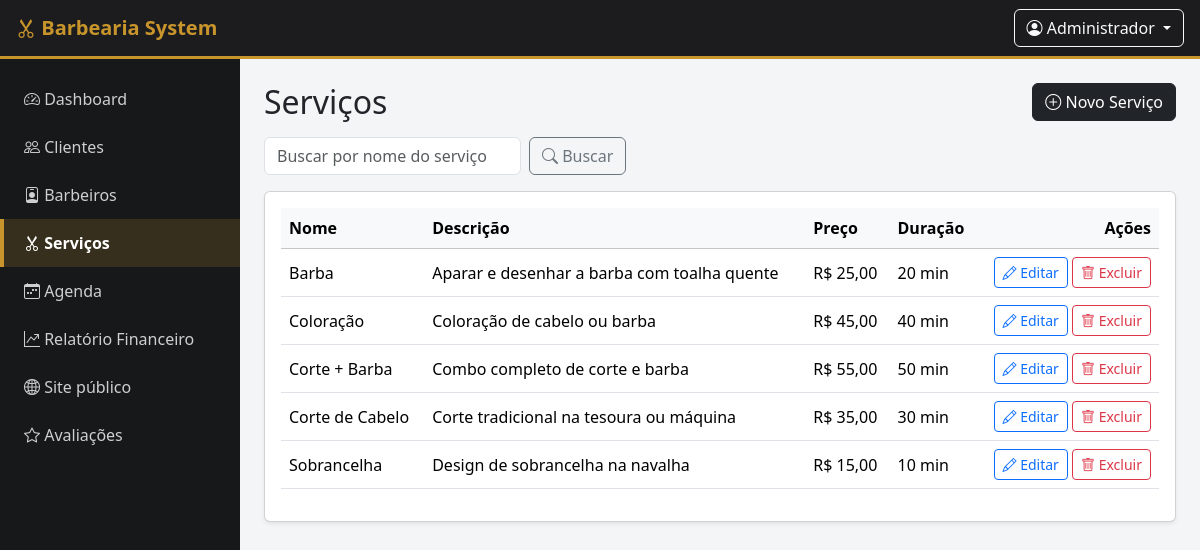
/servicos/listar.php (signed in), run on the app's committed database.
### tables this page shows
CREATE TABLE IF NOT EXISTS servicos (
    id INT AUTO_INCREMENT PRIMARY KEY,
    nome VARCHAR(100) NOT NULL,
    descricao TEXT,
    preco DECIMAL(10,2) NOT NULL,
    duracao_minutos INT NOT NULL DEFAULT 30,
    criado_em TIMESTAMP DEFAULT CURRENT_TIMESTAMP
);

### servicos/listar.php (the view, shortened to what this page needs)
<?php
require_once __DIR__ . '/../includes/auth.php';
$busca = trim($_GET['busca'] ?? '');
if ($busca !== '') {
    $termo = "%{$busca}%";
    $stmt = $pdo->prepare("SELECT * FROM servicos WHERE nome LIKE ? ORDER BY nome");
    $stmt->execute([$termo]);
} else {
    $stmt = $pdo->query("SELECT * FROM servicos ORDER BY nome");
}
$servicos = $stmt->fetchAll();
include __DIR__ . '/../includes/header.php';
include __DIR__ . '/../includes/sidebar.php';
?>
<div class="content">
    <div class="d-flex justify-content-between align-items-center mb-3 flex-wrap gap-2">
        <h2 class="mb-0">Serviços</h2>
        <a href="form.php" class="btn btn-dark">
            <i class="bi bi-plus-circle"></i> Novo Serviço
        </a>
    </div>
    <form class="row g-2 mb-3" method="get">
        <div class="col-auto">
            <input type="text" name="busca" class="form-control" placeholder="Buscar por nome do serviço"
                   value="<?= htmlspecialchars($busca) ?>">
        </div>
        <div class="col-auto">
            <button class="btn btn-outline-secondary" type="submit"><i class="bi bi-search"></i> Buscar</button>
        </div>
    </form>
    <div class="card shadow-sm">
        <div class="card-body">
            <div class="table-responsive">
                <table class="table table-hover align-middle">
                    <thead class="table-light">
                        <tr>
                            <th>Nome</th>
                            <th>Descrição</th>
                            <th>Preço</th>
                            <th>Duração</th>
                            <th class="text-end">Ações</th>
                        </tr>
                    </thead>
                    <tbody>
                        <?php foreach ($servicos as $s): ?>
                            <tr>
                                <td><?= htmlspecialchars($s['nome']) ?></td>
                                <td><?= htmlspecialchars($s['descricao'] ?: '-') ?></td>
                                <td>R$ <?= number_format($s['preco'], 2, ',', '.') ?></td>
                                <td><?= (int) $s['duracao_minutos'] ?> min</td>
                                <td class="text-end">
                                    <a href="form.php?id=<?= $s['id'] ?>" class="btn btn-sm btn-outline-primary">
                                        <i class="bi bi-pencil"></i> Editar
                                    </a>
                                    <a href="excluir.php?id=<?= $s['id'] ?>" class="btn btn-sm btn-outline-danger"
                                       onclick="return confirm('Deseja realmente excluir o serviço \'<?= htmlspecialchars(addslashes($s['nome'])) ?>\'? Esta ação não pode ser desfeita.');">
                                        <i class="bi bi-trash"></i> Excluir
                                    </a>
                                </td>
                            </tr>
                        <?php endforeach; ?>
                    </tbody>
                </table>
            </div>
        </div>
    </div>
</div>
<?php include __DIR__ . '/../includes/footer.php'; ?>

### includes/header.php (shortened to what this page needs)
<!DOCTYPE html>
<html lang="pt-br">
<head>
    <link href="https://cdn.jsdelivr.net/npm/bootstrap@5.3.3/dist/css/bootstrap.min.css" rel="stylesheet">
    <link rel="stylesheet" href="https://cdn.jsdelivr.net/npm/bootstrap-icons@1.11.3/font/bootstrap-icons.css">
    <link href="<?= BASE_URL ?>assets/css/style.css" rel="stylesheet">
</head>
<body>
<nav class="navbar navbar-dark topbar px-3">
    <a class="navbar-brand fw-bold" href="<?= BASE_URL ?>dashboard.php">
        <i class="bi bi-scissors"></i> Barbearia System
    </a>
    <div class="ms-auto dropdown">
        <button class="btn btn-outline-light dropdown-toggle" type="button" data-bs-toggle="dropdown">
            <i class="bi bi-person-circle"></i>
            <?= htmlspecialchars($_SESSION['usuario_nome'] ?? 'Usuário') ?>
        </button>
    </div>
</nav>
<div class="app-wrapper">

### includes/sidebar.php
<?php
$paginaAtual = basename($_SERVER['SCRIPT_NAME']);
$pastaAtual = basename(dirname($_SERVER['SCRIPT_NAME']));
function menuAtivo($pasta, $pastaAlvo) {
    return $pasta === $pastaAlvo ? 'active' : '';
}
?>
<aside class="sidebar" id="sidebar">
    <ul class="nav flex-column">
        <li class="nav-item">
            <a class="nav-link <?= $paginaAtual === 'dashboard.php' ? 'active' : '' ?>" href="<?= BASE_URL ?>dashboard.php">
                <i class="bi bi-speedometer2"></i> Dashboard
            </a>
        </li>
        <li class="nav-item">
            <a class="nav-link <?= menuAtivo($pastaAtual, 'clientes') ?>" href="<?= BASE_URL ?>clientes/listar.php">
                <i class="bi bi-people"></i> Clientes
            </a>
        </li>
        <li class="nav-item">
            <a class="nav-link <?= menuAtivo($pastaAtual, 'barbeiros') ?>" href="<?= BASE_URL ?>barbeiros/listar.php">
                <i class="bi bi-person-badge"></i> Barbeiros
            </a>
        </li>
        <li class="nav-item">
            <a class="nav-link <?= menuAtivo($pastaAtual, 'servicos') ?>" href="<?= BASE_URL ?>servicos/listar.php">
                <i class="bi bi-scissors"></i> Serviços
            </a>
        </li>
        <li class="nav-item">
            <a class="nav-link <?= menuAtivo($pastaAtual, 'agenda') ?>" href="<?= BASE_URL ?>agenda/listar.php">
                <i class="bi bi-calendar-week"></i> Agenda
            </a>
        </li>
        <li class="nav-item">
            <a class="nav-link <?= menuAtivo($pastaAtual, 'relatorios') ?>" href="<?= BASE_URL ?>relatorios/financeiro.php">
                <i class="bi bi-graph-up-arrow"></i> Relatório Financeiro
            </a>
        </li>
        <li class="nav-item">
            <a class="nav-link" href="<?= BASE_URL ?>index.php" target="_blank" rel="noopener">
                <i class="bi bi-globe2"></i> Site público
            </a>
        </li>
        <li class="nav-item">
            <a class="nav-link" href="<?= BASE_URL ?>avaliacoes.php" target="_blank" rel="noopener">
                <i class="bi bi-star"></i> Avaliações
            </a>
        </li>
    </ul>
</aside>
<main class="main-content">

### includes/footer.php (shortened to what this page needs)
</main>
</div>
</body>
</html>

### assets/css/style.css (style rules this page uses)
:root { --cor-primaria: #1c1c1e; --cor-secundaria: #c8952c; --cor-fundo: #f4f5f7; --cor-sidebar: #17181a; }
body { background-color: var(--cor-fundo); font-family: 'Segoe UI', Roboto, Arial, sans-serif; }
.topbar { background-color: var(--cor-primaria); border-bottom: 3px solid var(--cor-secundaria); position: sticky; top: 0; z-index: 1030; }
.navbar-brand { color: var(--cor-secundaria) !important; }
.app-wrapper { display: flex; min-height: calc(100vh - 56px); }
.sidebar { width: 240px; background-color: var(--cor-sidebar); flex-shrink: 0; padding-top: 1rem; min-height: calc(100vh - 56px); }
.sidebar .nav-link { color: #cfcfcf; padding: 0.75rem 1.25rem; border-left: 4px solid transparent; }
.sidebar .nav-link.active { color: #fff; background-color: rgba(200, 149, 44, 0.18); border-left-color: var(--cor-secundaria); font-weight: 600; }
.main-content { flex: 1; padding: 1.5rem; }
.content { max-width: 1200px; }

### data on the page
servicos: nome "Barba", descricao "Aparar e desenhar a barba com toalha quente", preco "25,00", duracao_minutos "20"
servicos: nome "Coloração", descricao "Coloração de cabelo ou barba", preco "45,00", duracao_minutos "40"
servicos: nome "Corte + Barba", descricao "Combo completo de corte e barba", preco "55,00", duracao_minutos "50"
servicos: nome "Corte de Cabelo", descricao "Corte tradicional na tesoura ou máquina", preco "35,00", duracao_minutos "30"
servicos: nome "Sobrancelha", descricao "Design de sobrancelha na navalha", preco "15,00", duracao_minutos "10"

### other printed values
$_SESSION['usuario_nome'] "Administrador"
